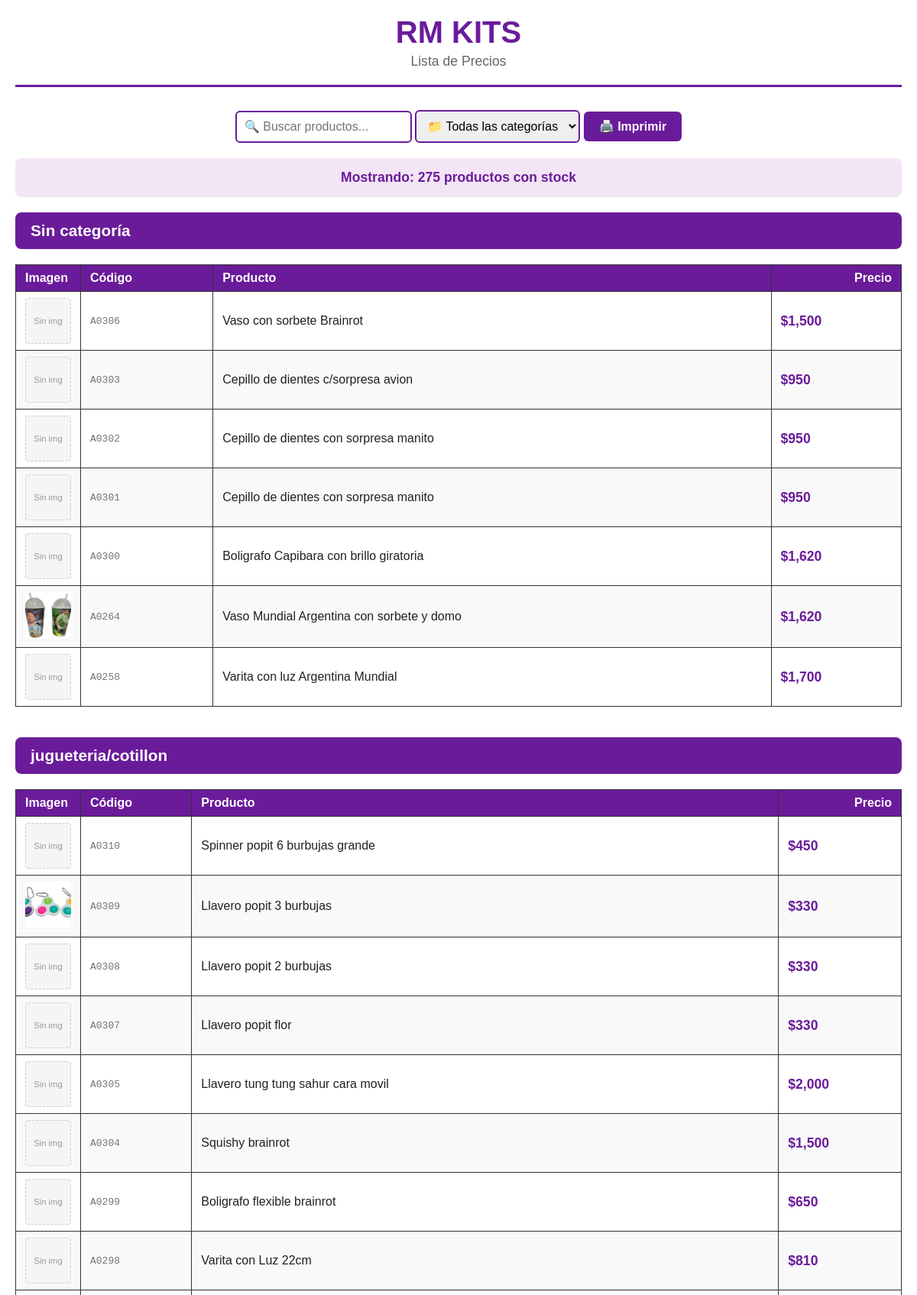
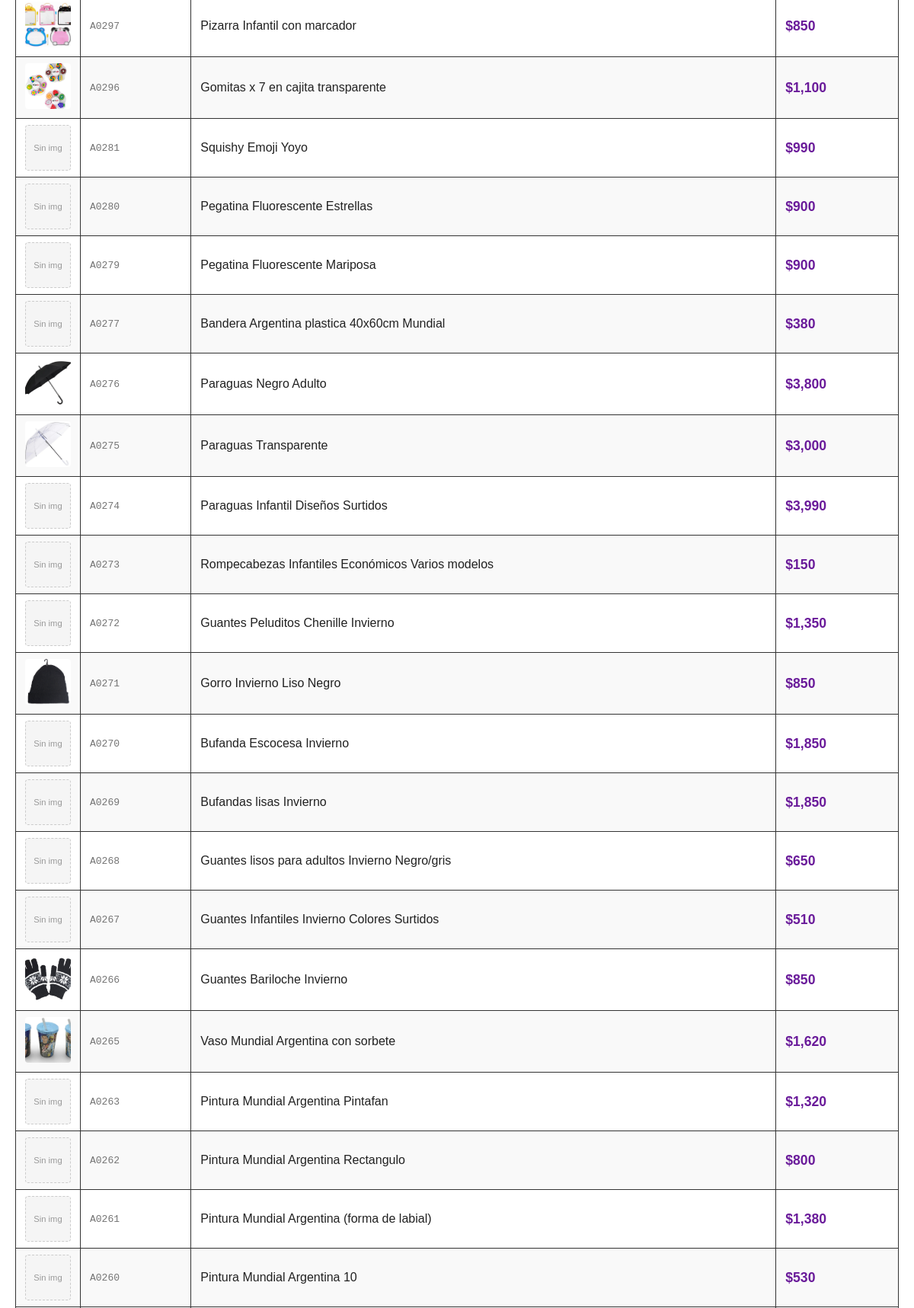
/admin/lista-precios (signed in, upper part), run on the app's committed database (2 pictures, top to bottom).
### tables this page shows
CREATE TABLE producto (
        id INTEGER PRIMARY KEY AUTOINCREMENT,
        codigo TEXT,
        titulo TEXT,
        descripcion TEXT,
        precio REAL,
        minimo INTEGER,
        multiplo INTEGER,
        stock INTEGER,
        imagen TEXT
    , categoria TEXT, activo INTEGER NOT NULL DEFAULT 1);

### app.py (the view)
@app.route("/admin/lista-precios")
@login_required
def admin_lista_precios():
    try:
        with get_db_connection() as conn:
            cursor = conn.cursor()
            cursor.execute("SELECT * FROM producto WHERE stock > 0 ORDER BY codigo DESC")
            productos = [dict(row) for row in cursor.fetchall()]
            cursor.execute("SELECT DISTINCT categoria FROM producto WHERE categoria IS NOT NULL AND categoria != '' ORDER BY categoria")
            categorias = [row['categoria'] for row in cursor.fetchall()]
            return render_template("admin/lista_precios.html", productos=productos, categorias=categorias, now=datetime.now())
    except Exception as e:
        logger.error(f"Error al obtener lista de precios: {e}")
        flash('Error al cargar lista de precios', 'error')
        return redirect(url_for('admin_productos'))

### app.py (called while the page is built)
@contextmanager
def get_db_connection():
    conn = None
    try:
        conn = sqlite3.connect(Config.DATABASE_PATH)
        conn.row_factory = sqlite3.Row
        yield conn
    except sqlite3.Error as e:
        logger.error(f"Error de base de datos: {e}")
        raise
    finally:
        if conn:
            conn.close()

@app.before_request
def before_request():
    if request.headers.get("X-Forwarded-Proto") == "http":
        url = request.url.replace("http://", "https://", 1)
        return redirect(url, code=301)

def login_required(f):
    @wraps(f)
    def decorated_function(*args, **kwargs):
        if 'admin_logged_in' not in session:
            flash('Debes iniciar sesión para acceder al panel de administración', 'error')
            return redirect(url_for('admin_login'))
        return f(*args, **kwargs)
    return decorated_function

### templates/admin/lista_precios.html (shortened to what this page needs)
<!DOCTYPE html>
<html lang="es">
<head>
</head>
<body>
  <div class="header">
    <h1>RM KITS</h1>
    <p>Lista de Precios</p>
  </div>
  <div class="controls no-print">
    <input type="text" id="searchInput" placeholder="🔍 Buscar productos...">
    <select id="categoryFilter">
      <option value="">📁 Todas las categorías</option>
    </select>
    <button onclick="window.print()">🖨️ Imprimir</button>
  </div>
  <div class="info-bar">
    Mostrando: <span id="visibleCount">{{ productos|length }}</span> productos con stock
  </div>
  <div id="productsContainer">
    {% set categorias_dict = {} %}
    {% for categoria, prods in categorias_dict.items()|sort %}
    <div class="category-section" data-category="{{ categoria }}">
      <div class="category-header">{{ categoria }}</div>
      <table class="products-table">
        <thead>
          <tr>
            <th>Imagen</th>
            <th>Código</th>
            <th>Producto</th>
            <th style="text-align: right">Precio</th>
          </tr>
        </thead>
        <tbody>
          {% for producto in prods %}
          <tr class="product-row" data-product-name="{{ producto.titulo|lower }}" data-product-code="{{ producto.codigo|lower }}">
            <td class="product-image-cell">
              {% if producto.imagen %}
                <img src="/static/img/{{ producto.imagen }}" alt="{{ producto.titulo }}" onerror="this.outerHTML='<div class=\'no-image-small\'>Sin img</div>'">
              {% else %}
                <div class="no-image-small">Sin img</div>
              {% endif %}
            </td>
            <td class="product-code-cell">{{ producto.codigo }}</td>
            <td class="product-title-cell">{{ producto.titulo }}</td>
            <td class="product-price-cell">${{ "{:,.0f}".format(producto.precio) }}</td>
          </tr>
          {% endfor %}
        </tbody>
      </table>
    </div>
    {% endfor %}
  </div>
</body>
</html>

### templates/admin/lista_precios.html (style rules this page uses)
* { margin: 0; padding: 0; box-sizing: border-box; }
body { font-family: Arial, sans-serif; padding: 20px; background: white; }
.header { text-align: center; margin-bottom: 30px; border-bottom: 3px solid #6a1b9a; padding-bottom: 20px; page-break-inside: avoid; page-break-after: avoid; }
.header h1 { color: #6a1b9a; font-size: 2.5rem; margin-bottom: 5px; }
.header p { color: #666; font-size: 1.1rem; }
.controls { display: flex; gap: 15px; margin-bottom: 20px; margin-left: auto; margin-right: auto; flex-wrap: wrap; align-items: center; justify-content: center; max-width: fit-content; }
.no-print { display: block; }
.controls select, .controls input { padding: 10px; border: 2px solid #6a1b9a; border-radius: 6px; font-size: 1rem; min-width: 200px; }
.controls button { padding: 10px 20px; background: #6a1b9a; color: white; border: none; border-radius: 6px; cursor: pointer; font-size: 1rem; font-weight: bold; }
.info-bar { background: #f3e5f5; padding: 15px; border-radius: 8px; margin-bottom: 20px; text-align: center; font-size: 1.1rem; color: #6a1b9a; font-weight: bold; }
.products-table { width: 100%; border-collapse: collapse; margin-bottom: 30px; background: white; }
.products-table th, .products-table td { border: 1px solid #333; padding: 8px 12px; text-align: left; }
.products-table th { background: #6a1b9a; color: white; font-weight: bold; }
@media screen { .products-table th { position: sticky; top: 0; z-index: 10; } }
.products-table tbody tr:nth-child(even) { background: #f9f9f9; }
.product-image-cell { width: 80px; text-align: center; padding: 4px; }
.product-image-cell img { width: 60px; height: 60px; object-fit: cover; border-radius: 4px; }
.no-image-small { width: 60px; height: 60px; background: #f5f5f5; border: 1px dashed #ccc; border-radius: 4px; display: inline-flex; align-items: center; justify-content: center; font-size: 0.7rem; color: #999; }
.product-title-cell { font-weight: 500; color: #212121; }
.product-code-cell { color: #757575; font-family: monospace; }
.product-price-cell { font-weight: bold; color: #6a1b9a; text-align: right; font-size: 1.1rem; }
.category-section { margin-bottom: 40px; page-break-inside: avoid; }
.category-header { background: #6a1b9a; color: white; padding: 12px 20px; border-radius: 8px; margin-bottom: 20px; font-size: 1.3rem; font-weight: bold; }

### data on the page
producto: codigo "A0306", titulo "Vaso con sorbete Brainrot", precio "1,500"
producto: codigo "A0303", titulo "Cepillo de dientes c/sorpresa avion", precio "950"
producto: codigo "A0302", titulo "Cepillo de dientes con sorpresa manito", precio "950"
producto: codigo "A0301", titulo "Cepillo de dientes con sorpresa manito", precio "950"
producto: codigo "A0300", titulo "Boligrafo Capibara con brillo giratoria", precio "1,620"
producto: imagen (picture), codigo "A0264", titulo "Vaso Mundial Argentina con sorbete y domo", precio "1,620"
producto: codigo "A0258", titulo "Varita con luz Argentina Mundial", precio "1,700"
producto: categoria "jugueteria/cotillon", codigo "A0310", titulo "Spinner popit 6 burbujas grande", precio "450"
producto: imagen (picture), codigo "A0309", titulo "Llavero popit 3 burbujas", precio "330"
producto: codigo "A0308", titulo "Llavero popit 2 burbujas", precio "330"
producto: codigo "A0307", titulo "Llavero popit flor", precio "330"
producto: imagen "Sin img", codigo "A0305", titulo "Llavero tung tung sahur cara movil", precio "2,000"
producto: imagen "Sin img", codigo "A0304", titulo "Squishy brainrot", precio "1,500"
producto: codigo "A0299", titulo "Boligrafo flexible brainrot", precio "650"
producto: codigo "A0298", titulo "Varita con Luz 22cm", precio "810"
producto: imagen (picture), codigo "A0297", titulo "Pizarra Infantil con marcador", precio "850"
producto: imagen (picture), codigo "A0296", titulo "Gomitas x 7 en cajita transparente", precio "1,100"
producto: codigo "A0281", titulo "Squishy Emoji Yoyo", precio "990"
producto: codigo "A0280", titulo "Pegatina Fluorescente Estrellas", precio "900"
producto: codigo "A0279", titulo "Pegatina Fluorescente Mariposa", precio "900"
producto: codigo "A0277", titulo "Bandera Argentina plastica 40x60cm Mundial", precio "380"
producto: imagen (picture), codigo "A0276", titulo "Paraguas Negro Adulto", precio "3,800"
producto: imagen (picture), codigo "A0275", titulo "Paraguas Transparente", precio "3,000"
producto: codigo "A0274", titulo "Paraguas Infantil Diseños Surtidos", precio "3,990"
producto: codigo "A0273", titulo "Rompecabezas Infantiles Económicos Varios modelos", precio "150"
producto: codigo "A0272", titulo "Guantes Peluditos Chenille Invierno", precio "1,350"
producto: imagen (picture), codigo "A0271", titulo "Gorro Invierno Liso Negro", precio "850"
producto: codigo "A0270", titulo "Bufanda Escocesa Invierno", precio "1,850"
producto: codigo "A0269", titulo "Bufandas lisas Invierno", precio "1,850"
producto: codigo "A0268", titulo "Guantes lisos para adultos Invierno Negro/gris", precio "650"
producto: codigo "A0267", titulo "Guantes Infantiles Invierno Colores Surtidos", precio "510"
producto: imagen (picture), codigo "A0266", titulo "Guantes Bariloche Invierno", precio "850"
producto: imagen (picture), codigo "A0265", titulo "Vaso Mundial Argentina con sorbete", precio "1,620"
producto: codigo "A0263", titulo "Pintura Mundial Argentina Pintafan", precio "1,320"
producto: codigo "A0262", titulo "Pintura Mundial Argentina Rectangulo", precio "800"
producto: codigo "A0261", titulo "Pintura Mundial Argentina (forma de labial)", precio "1,380"
producto: codigo "A0260", titulo "Pintura Mundial Argentina 10", precio "530"

### other printed values
{{ productos|length }} "275"
{{ categoria }} "Sin categoría"
